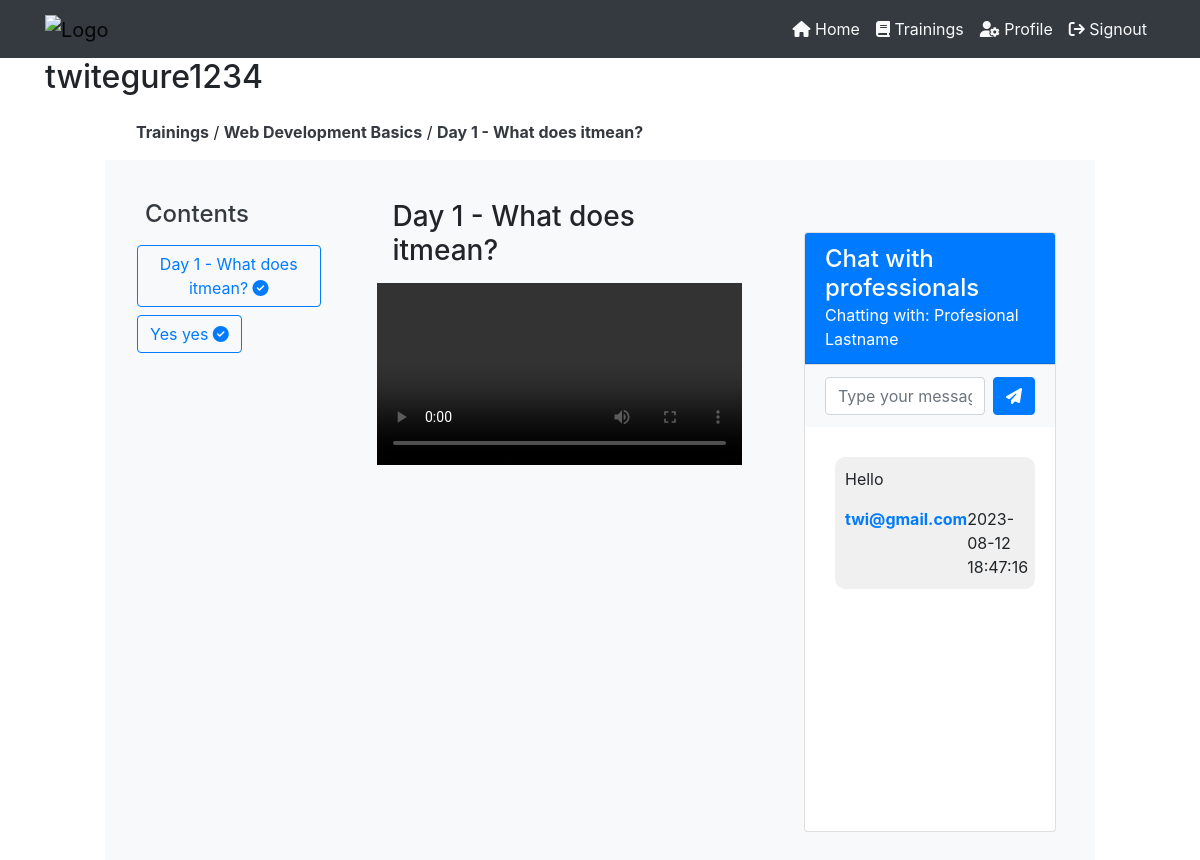
The page /employee-get-training-contnet.php?training=10&content=16 (signed in) on the database its author committed.
### tables this page shows
CREATE TABLE `trainings` (
  `training_id` int(11) NOT NULL,
  `training_topic` varchar(255) NOT NULL,
  `training_description` text NOT NULL DEFAULT 'This is the defaullt description of the trainings',
  `training_start` varchar(255) NOT NULL,
  `training_end` varchar(255) NOT NULL,
  `training_cover` varchar(255) NOT NULL,
  `training_depart` int(11) NOT NULL,
  `training_status` varchar(255) NOT NULL
);

CREATE TABLE `training_contents` (
  `training_content_id` int(11) NOT NULL,
  `training` int(11) NOT NULL,
  `content_name` varchar(255) NOT NULL,
  `content_type` varchar(255) NOT NULL,
  `content_file` varchar(255) NOT NULL
);

CREATE TABLE `professionals` (
  `professional_id` int(11) NOT NULL,
  `professional_fn` varchar(255) NOT NULL,
  `professional_ln` varchar(255) NOT NULL,
  `professional_email` varchar(255) NOT NULL,
  `professional_phone` int(12) NOT NULL,
  `professional_status` varchar(255) NOT NULL
);

CREATE TABLE `msgs_professional_employee` (
  `msg_id` int(11) NOT NULL,
  `msg_sender` int(11) NOT NULL,
  `msg_receiver` int(11) NOT NULL,
  `msg_content` text NOT NULL,
  `msg_sendtime` varchar(255) NOT NULL,
  `msg_status` varchar(255) NOT NULL
);

CREATE TABLE `users` (
  `user_id` int(11) NOT NULL,
  `user_nid` text NOT NULL,
  `user_name` varchar(255) NOT NULL,
  `user_fn` varchar(255) NOT NULL,
  `user_ln` varchar(255) NOT NULL,
  `user_email` varchar(255) NOT NULL,
  `user_phone` int(11) NOT NULL,
  `user_pass` varchar(255) NOT NULL,
  `user_type` varchar(255) NOT NULL,
  `department` int(11) NOT NULL,
  `user_state` varchar(255) NOT NULL
);

### php/employee-sessions.php (called while the page is built, shortened)
<?php
    $acting_employee_id = $_SESSION['employee_id'];
    $get_infos = mysqli_fetch_array(mysqli_query($server,"SELECT * from users
        WHERE user_id = '$acting_employee_id'
    "));
    $acting_employee_email = $get_infos['user_email'];
    $acting_employee_usern = $_SESSION['employee_username'];
?>

### employee-get-training-contnet.php (the view, shortened to what this page needs)
<?php
    include("php/connection.php");
    include("php/employee-sessions.php");
?>
<!DOCTYPE html>
<html lang="en">
<head>
    <link rel="stylesheet" href="https://maxcdn.bootstrapcdn.com/bootstrap/4.5.2/css/bootstrap.min.css">
    <link rel="stylesheet" href="https://cdnjs.cloudflare.com/ajax/libs/font-awesome/6.4.2/css/all.min.css" />
</head>
<body>
    <?php
        include("php/employee-header.php");
    ?>
    <div class="container">
        <div class="row align-items-center">
            <div class="col-md-8">
                <?php
                    if (isset($_GET['welcome'])) {
                        ?>
                        <h2>
                            Welcome <?php echo $acting_employee_usern; ?>
                        </h2>
                        <?php
                    }
                    else {
                        ?>
                        <h2>
                            <?php echo $acting_employee_usern; ?>
                        </h2>
                        <?php
                    }
                ?>
            </div>
        </div>
    </div>
    <section class="">
        <div class="" style="width: 80%;margin:auto;">
            <?php
                if (!isset($_GET['training']) || !isset($_GET['content'])) {
                    ?>
                    <p class="alert alert-danger">
                        No training sent to the server.
                    </p>
                    <?php
                }
                else {
                    $training = $_GET['training'];
                    $content_id = $_GET['content'];
                    $check_exists = mysqli_query($server,"SELECT * from trainings WHERE
                        training_id='$training'
                    ");
                    $check_content_exiss = mysqli_query($server,"SELECT * from training_contents
                        WHERE
                        training_content_id = '$content_id'
                        AND training = '$training'
                    ");
                    if (mysqli_num_rows($check_exists) != 1 || mysqli_num_rows($check_content_exiss) !=1) {
                        ?>
                        <p class="alert alert-danger">
                            The contents are not found.
                        </p>
                        <?php
                    }
                    else {
                        $data_check_exits = mysqli_fetch_array($check_exists);
                        $data_cehc_content_exists = mysqli_fetch_array($check_content_exiss);
                        ?>
                        <div class="contents m-3">
                            <a href="employee-trainings.php" class="text-dark font-weight-bold">Trainings</a>
                            /
                            <a href="employee-trainings-content.php?training=<?php echo $training; ?>" class="text-dark font-weight-bold"><?php echo $data_check_exits['training_topic']; ?></a>
                            /
                            <a href="" class="text-dark font-weight-bold"><?php echo $data_cehc_content_exists['content_name']; ?></a>
                        </div>
                        <div class="row bg-light" style="height: 700px;">
                            <?php include("php/employee-training-content-list.php"); ?>
                            <div class="col-md-5 bg-light p-4">
                                <?php include("php/employee-get-training-content.php"); ?>
                            </div>
                            <div class="col-md-4 p-4">
                                <?php
                                    include("php/emplyees-contents-chat.php");
                                ?>
                            </div>
                        </div>
                        <?php
                    }
                }
            ?>
        </div>
</section>
</body>
</html>

### php/employee-training-content-list.php (shortened to what this page needs)
<div class="col-md-3 text-light p-4" id="contents_list">
    <h4 class="text-dark m-3">
        Contents
    </h4>
    <?php
        $get_trainings_content = mysqli_query($server,"SELECT * from training_contents
            WHERE training='$training'
            ORDER BY content_type DESC,
            content_name ASC
        ");
            ?>
            <?php
        while ($data_contents = mysqli_fetch_array($get_trainings_content)) {
            ?>
            <div class="row m-2" >
                <a href="employee-get-training-contnet.php?training=<?php echo $training; ?>&content=<?php echo $data_contents['training_content_id']; ?>" class="btn btn-outline-primary">
                    <?php
                        $current_content = $data_contents['training_content_id'];
                        echo $data_contents['content_name'];
                        $check_content_info = mysqli_query($server,"SELECT * from empl_trainings_conent_completion
                            WHERE employee='$acting_employee_id'
                            AND training = '$training'
                            AND content = '$current_content'
                            AND status = 'Completed'
                            ");
                            if (mysqli_num_rows($check_content_info) > 0) {
                                ?>
                                    <i class="fa fa-check-circle"></i>
                                <?php
                            }
                    ?>
                </a>
            </div>
            <?php
        }
    ?>
</div>

### php/employee-get-training-content.php (shortened to what this page needs)
<?php
    if (isset($_GET['content'])) {
        $content_id = $_GET['content'];
        $get_content_info = mysqli_query($server,"SELECT * from training_contents
            WHERE training_content_id = '$content_id'
        ");
        if (mysqli_num_rows($get_content_info) != 1) {
            ?>
            <p class="alert alert-danger">
                No data sent to server
            </p>
            <?php
        }
        else {
            $data_contents = mysqli_fetch_array($get_content_info);
            $training = $data_contents['training'];
            ?>
            <div>
                <h3 class="m-3">
                    <?php echo $data_contents['content_name']; ?>
                </h3>
                <div class="content_file">
                    <video controls autoplay="false" width="100%">
                        <source src="<?php echo $data_contents['content_file']; ?>" type="video/mp4">
                    </video>
                </div>
            </div>
            <?php
        }
    }
    else {
        ?>
        <p class="alert alert-danger">
            No contents sent to server.
        </p>
        <?php
    }
?>

### php/emplyees-contents-chat.php (shortened to what this page needs)
<div class="container mt-5">
    <?php
        $check_professss = mysqli_query($server,"SELECT * from training_professionals
            WHERE  training = '$training'
        ");
        if (mysqli_num_rows($check_professss) < 1) {
            ?>
            <h4 class="mb-0">Chat with professionals</h4>
            <p class="alert alert-danger">
                No professional for this training
            </p>
            <?php
        }
        else {
            $data_professs = mysqli_fetch_array($check_professss);
            $professional_id = $data_professs['professional'];
            $get_professional_info = mysqli_fetch_array(mysqli_query($server,"SELECT * from professionals
                WHERE professional_id = '$professional_id'
            "));
            ?>
            <div class="card" style="height: 600px;">
                <div class="card-header bg-primary text-white">
                    <h4 class="mb-0">Chat with professionals</h4>
                    <p class="mb-0">Chatting with: <?php echo $get_professional_info['professional_fn']." ".$get_professional_info['professional_ln']; ?></p>
                </div>
                <div class="card-footer bg-light">
                    <form action="" method="POST" autocomplete="off" class="d-flex">
                        <input type="text" name="msg_field" class="form-control" placeholder="Type your message...">
                        <button type="submit" name="send_msg_btn" class="btn btn-primary ml-2"><i class="fas fa-paper-plane"></i></button>
                    </form>
                </div>
                <div class="card-body chat-messages " style="overflow-y: auto;">
                    <?php
                        $get_msgs = mysqli_query($server,"SELECT * from msgs_professional_employee
                            WHERE (msg_sender = '$professional_id' AND msg_receiver = '$acting_employee_id') OR (msg_sender = '$acting_employee_id' AND msg_receiver = '$professional_id')
                            ORDER BY msg_sendtime DESC;
                        ");
                            ?>
                            <?php
                        while($data_msgs = mysqli_fetch_array($get_msgs)) {
                            $sender = $data_msgs['msg_sender'];
                            if ($sender == $acting_employee_id) {
                                ?>
                                <div class="message received-message">
                                    <div class="message-content">
                                        <p>
                                            <?php echo $data_msgs['msg_content']; ?>
                                        </p>
                                        <div class="message-meta" style="display: flex;">
                                            <div class="sender-name font-weight-bold text-primary" style="flex: 1;">
                                                <?php echo $acting_employee_email; ?>
                                            </div>
                                            <div class="message-date">
                                                <?php echo $data_msgs['msg_sendtime']; ?>
                                            </div>
                                        </div>
                                    </div>
                                </div>
                                <?php
                            }
                        }
                    ?>
                </div>
            </div>
            <?php
        }
    ?>
</div>

### php/emplyees-contents-chat.php (style rules this page uses)
.received-message { background-color: #f0f0f0; margin-right: auto; margin-left: 10px; margin-top: 10px; padding: 10px; border-radius: 10px; }

### employee-get-training-contnet.php (style rules this page uses)
.bg-primary { background-color: #007bff; }

### rows shown on the page
trainings: training_topic "Web Development Basics"
training_contents: content_name "Day 1 - What does itmean?"
training_contents: content_name "Yes yes"
professionals: professional_fn "Profesional", professional_ln "Lastname"
msgs_professional_employee: msg_content "Hello", msg_sendtime "2023-08-12 18:47:16"
users: user_email "twi@gmail.com"

### other values the page prints
$acting_employee_usern "twitegure1234"
